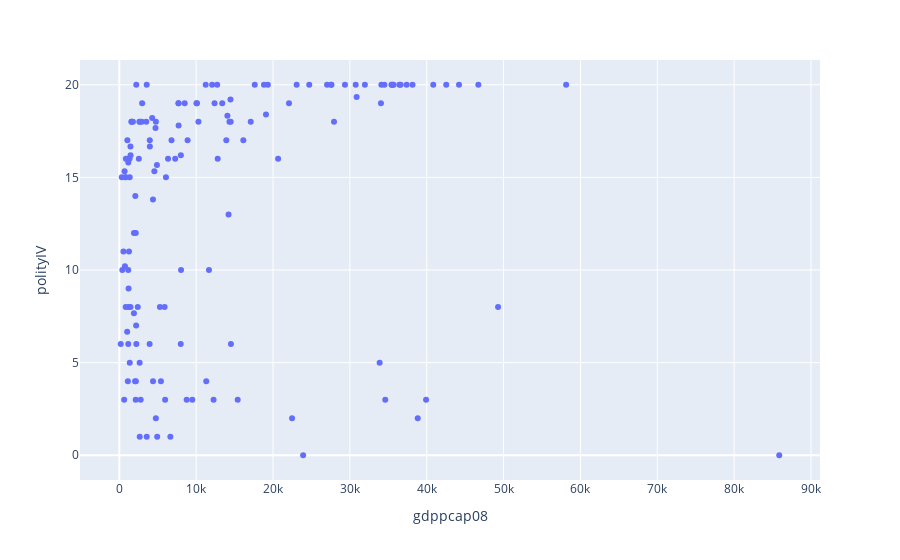

Here is the notebook cell this chart was saved with:
### Code cell
fig = px.scatter(data, x="gdppcap08", y="polityIV")
fig.show()
fig.write_image("plot.png")

### Figure 1 — Plotly figure (JSON) as saved in the notebook; plotly's stock layout.template omitted (floating-point values rounded to 4 significant figures; data arrays with more than 128 entries replaced by an {"elided": "..."} marker saying what was removed)
{"data": [{"hovertemplate": "gdppcap08=%{x}<br>polityIV=%{y}<extra></extra>", "legendgroup": "", "marker": {"color": "#636efa", "symbol": "circle"}, "mode": "markers", "name": "", "orientation": "v", "showlegend": false, "x": {"elided": "145 int values"}, "xaxis": "x", "y": {"elided": "145 float values"}, "yaxis": "y", "type": "scatter"}], "layout": {"xaxis": {"anchor": "y", "domain": [0, 1], "title": {"text": "gdppcap08"}}, "yaxis": {"anchor": "x", "domain": [0, 1], "title": {"text": "polityIV"}}, "legend": {"tracegroupgap": 0}, "margin": {"t": 60}}}
